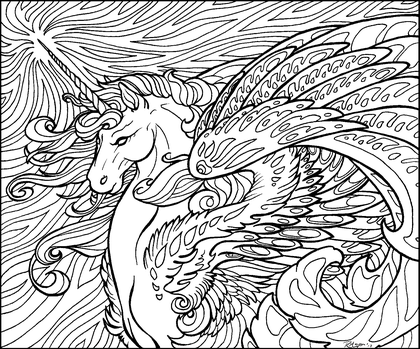
%> input picture images/unicorn.bmp, 420 x 349 px, shrunk from 1589 x 1320 before the run
$ octave main.m   (GNU Octave 9; MATLAB toolbox functions it lacks are replaced by stand-ins)
%> lines starting %> are read from the running program, lines starting %| are printed output that depends on the picture; in (x1, y1, x2, y2) boxes, pixels count from 0 and x2, y2 are one past the last pixel; in counts of white or black regions, pixels touching at a corner belong together; the program's own positions count from 1
### jen/functions/colorImage.m
function [coloredIm] = colorImage(filename,coloringStyle, cmap)
%Binarizes and fills in colors an image paint bucket style.
%By Jen Cardona 2020
%   INPUTS:
%       - filename - filename (including path) as a string
%       - coloringStyle - style to be used for coloring. Choices: 'random'
%       - cmap - string designating colormap (e.g. 'jet' or 'hot'). Only
%       available for random style, for all others, will default to jet
%   OUTPUTS:
%       - coloredIm - m x n x 3 double representing RGB image


%Read and binarize image file
im = imread(filename);
im = im2bw(im);

%Find regions in image and ranomly fill
newIm = findRegions(im);

%Color image with given style
if strcmp(coloringStyle, 'random')
    coloredIm = fillRegions_Random(newIm, cmap);
elseif strcmp(coloringStyle, 'upward')
    coloredIm = fillRegions_Upward(newIm, cmap);
elseif strcmp(coloringStyle, 'size')
    coloredIm = fillRegions_BySize(newIm, cmap);
end

%Show colored image
figure;
imshow(coloredIm)

end

### jen/functions/findRegions.m
function newIm = findRegions(im)
%Finds each enclosed space in a binarized image and fills it with a random
%shade
%   INPUTS:
%       - im - m x n binary image
%   OUTPUTS:
%       - newIm - m x n matrix with reach region filled with a random
%       grayscale value

%Initialize newIm as a black and white duplicate of the original
newIm = double(im);

%Loop through each pixel
for ii = 2:size(im, 1)-1
    for jj = 2:size(im, 2)-1

        %Determine if current pixel is unfilled
        if newIm(ii, jj) == 1

            %Get 3x3 array of pixels with current pixel at center
            subNewIm = newIm(ii-1:ii+1, jj-1:jj+1);

            %If any pixel in the 3x3 array are already colored, use that
            %color. Otherwise, asign a new random value
            r_vals = subNewIm(subNewIm~= 0 & subNewIm ~= 1);
            if ~isempty(r_vals)
                color = r_vals(1);
            else
                color = rand;
            end

            %Handle the case where there was more than one color found in
            %the 3x3 window. In that case, fill all of the extra colors
            %with the chosen value so that the region is all the same color
            r_vals = unique(r_vals(r_vals ~= color));
            if ~isempty(r_vals)
                for cc = 1:length(r_vals)
                    newIm(newIm == r_vals(cc)) = color;
                end
            end

            %Color the appropriate pixels with the new value
            subNewIm(subNewIm ~= 0) = color;
            newIm(ii-1:ii+1, jj-1:jj+1) = subNewIm;
        end
    end
end

end

### jen/functions/fillRegions_Random.m
function coloredIm = fillRegions_Random(newIm, cmap)
%Fills regions with unique grayscale values with random colors
%   INPUTS:
%       - newIm - m x n grayscale image
%       - cmap - colormap (e.g. 'jet' or 'hot'). optional
%   OUTPUTS:
%       - coloredIm - m x n x 3 rgb image

%Initialize RGB chanels to be used for colored image
r= zeros(size(newIm,1), size(newIm, 2));
g = zeros(size(newIm,1), size(newIm, 2));
b = zeros(size(newIm,1), size(newIm, 2));

%Find unique values correesponding to regions
vals = unique(newIm(newIm ~= 0));
numRegions = length(vals);

%Assign random colors to each region index
colors = zeros(numRegions, 3);
if ~isempty(cmap)
    cmap = colormap(cmap);
    n = length(cmap);
    for ii = 1:numRegions
        colors(ii, :) = cmap(randsample(n, 1), :);
    end
else
    colors = rand(numRegions, 3);
end

%For each region, fill rgb channels with assigned random color
for ii = 1:numRegions
    color = colors(ii, :);
    inds = (newIm == vals(ii));
    r(inds) = color(1);
    g(inds) = color(2);
    b(inds) = color(3);
end

%Put channels together to complete image
coloredIm = zeros(size(newIm,1), size(newIm, 2), 3);
coloredIm(:,:,1) = r;
coloredIm(:,:,2) = g;
coloredIm(:,:,3) = b;

end

### jen/functions/fillRegions_Upward.m
function coloredIm = fillRegions_Upward(newIm, cmap)
%Fills regions with unique grayscale values with colors in an upward fashion
%   INPUTS:
%       - newIm - m x n grayscale image
%       - cmap - colormap (e.g. 'jet' or 'hot'). optional
%   OUTPUTS:
%       - coloredIm - m x n x 3 rgb image

%Initialize RGB chanels to be used for colored image
r= zeros(size(newIm,1), size(newIm, 2));
g = zeros(size(newIm,1), size(newIm, 2));
b = zeros(size(newIm,1), size(newIm, 2));

%Find unique values correesponding to regions
vals = unique(newIm(newIm ~= 0));
numRegions = length(vals);

%Get heights of each region
rows = zeros(1, numRegions);
cols = zeros(1, numRegions);
sizeRegion = zeros(1, numRegions);
for ii = 1:numRegions
    [rows_tmp, cols_tmp] = find(newIm == vals(ii));
    cols(ii) = median(cols_tmp);
    rows(ii) = median(rows_tmp);
end

[~, orderInds] = sort(rows);

%Assign random colors to each region index
colors = colormap(jet(numRegions));

%For each region, fill rgb channels with assigned random color
for ii = 1:numRegions
    color = colors(ii, :);
    inds = (newIm == vals(orderInds(ii)));
    r(inds) = color(1);
    g(inds) = color(2);
    b(inds) = color(3);

end

%Put channels together to complete image
coloredIm = zeros(size(newIm,1), size(newIm, 2), 3);
coloredIm(:,:,1) = r;
coloredIm(:,:,2) = g;
coloredIm(:,:,3) = b;

end

### jen/functions/fillRegions_BySize.m
function coloredIm = fillRegions_BySize(newIm, cmap)
%Fills regions with unique grayscale values with colors based on size
%   INPUTS:
%       - newIm - m x n grayscale image
%       - cmap - colormap (e.g. 'jet' or 'hot'). optional
%   OUTPUTS:
%       - coloredIm - m x n x 3 rgb image

%Initialize RGB chanels to be used for colored image
r= zeros(size(newIm,1), size(newIm, 2));
g = zeros(size(newIm,1), size(newIm, 2));
b = zeros(size(newIm,1), size(newIm, 2));

%Find unique values correesponding to regions
vals = unique(newIm(newIm ~= 0));
numRegions = length(vals);

%Get size of each region
sizeRegion = zeros(1, numRegions);
for ii = 1:numRegions
    sizeRegion(ii) = length(newIm(newIm == vals(ii)));
end

[~, orderInds] = sort(sizeRegion, 'descend');

%Assign random colors to each region index
colors = colormap(jet(numRegions));

%For each region, fill rgb channels with assigned random color
for ii = 1:numRegions
    color = colors(ii, :);
    inds = (newIm == vals(orderInds(ii)));
    r(inds) = color(1);
    g(inds) = color(2);
    b(inds) = color(3);

end

%Put channels together to complete image
coloredIm = zeros(size(newIm,1), size(newIm, 2), 3);
coloredIm(:,:,1) = r;
coloredIm(:,:,2) = g;
coloredIm(:,:,3) = b;

end

### jen/main.m
%Script to show examples of coloring!!

close all
clear all

addpath('./functions/');

%Path to original image
filename = './../images/unicorn.bmp';


%% Color image in different styles
im_rand = colorImage(filename, 'random', 'jet');
%> in colorImage, im is the input picture: size 349x420 uint8; min 0, max 255, mean 191.8
%> in colorImage, `im = im2bw(im);`:
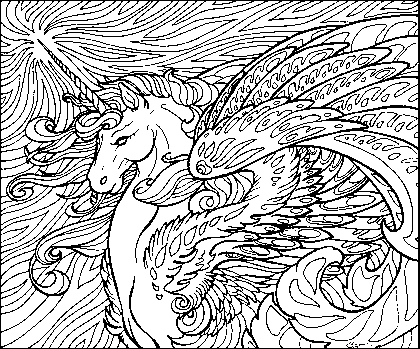
%> im: size 349x420 logical; 74.9% white; black in thin lines or dots
%> in findRegions, `newIm = double(im);`: newIm: size 349x420 double; values 0 (black) and 1 (white), 74.9% white; black in thin lines or dots
%> after the loop in findRegions, `for ii = 2:size(im, 1)-1`:
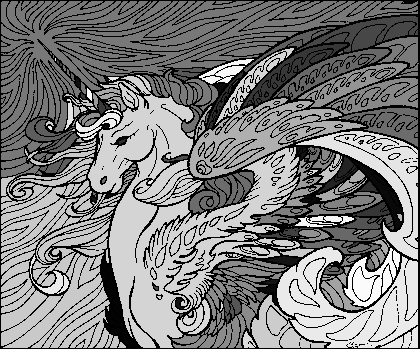
%> newIm: size 349x420 double; min 0, max 0.989, mean 0.495
%> after the loop in findRegions, `for ii = 2:size(im, 1)-1`: color = 0.921; subNewIm = [0.921 0.921 0.921; 0.921 0.921 0.921; 0 0 0]
%> in fillRegions_Random, `vals = unique(newIm(newIm ~= 0));`: vals = 173 values from 0.00114 to 0.989
%> in fillRegions_Random, `numRegions = length(vals);`: numRegions = 173
%> after the loop in fillRegions_Random, `for ii = 1:numRegions`: colors = 173 rows, first 12: [0.984 0 0; 1 1 0; 0.703 0 0; 0.438 1 0.562; 0.938 0 0; 1 0.781 0; 0 0 0.688; 0 0.469 1; 0 0.641 1; 0 0.188 1; 0 0.453 1; 0 0.406 1]
%> the loop in fillRegions_Random, `for ii = 1:numRegions` made 173 passes
%> color on passes 1 to 3: [0.984 0 0], [1 1 0], [0.703 0 0]
im_upward = colorImage(filename, 'upward', []);
%> after the loop in findRegions (call 2), `for ii = 2:size(im, 1)-1`:
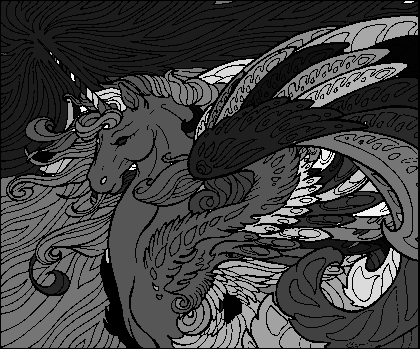
%> newIm: size 349x420 double; min 0, max 0.996, mean 0.256
%> after the loop in findRegions (call 2), `for ii = 2:size(im, 1)-1`: color = 0.258; subNewIm = [0.258 0.258 0.258; 0.258 0.258 0.258; 0 0 0]
%> in fillRegions_Upward, `vals = unique(newIm(newIm ~= 0));`: vals = 173 values from 0.000134 to 0.996
%> the loop in fillRegions_Upward, `for ii = 1:numRegions` made 173 passes
%> (rows_tmp, cols_tmp) on passes 2, 6, 7: ([54; 53; 54; 53; 54; 52; 53; 52; 53], [339; 340; 340; 341; 341; 342; 342; 343; 343]), ([255; 255; 256; 255; 256], [230; 231; 231; 232; 232]), ([53; 52; 53; 52], [279; 280; 280; 281])
%> after the loop in fillRegions_Upward, `for ii = 1:numRegions`: cols = 173 values, max 418 at index 61, min 4.5 at index 50, mean 220; rows = 173 values, max 348 at index 36, min 2 at index 167, mean 172.7
%> in fillRegions_Upward, `[~, orderInds] = sort(rows);`: orderInds = 173 values, max 173 at index 21, min 1 at index 166, mean 87
%> in fillRegions_Upward, `colors = colormap(jet(numRegions));`: colors = 173 rows, first 12: [0 0 0.545; 0 0 0.568; 0 0 0.591; 0 0 0.614; 0 0 0.636; 0 0 0.659; 0 0 0.682; 0 0 0.705; 0 0 0.727; 0 0 0.75; 0 0 0.773; 0 0 0.795]
%> the loop in fillRegions_Upward, `for ii = 1:numRegions` made 173 passes
%> color on passes 1 to 3: [0 0 0.545], [0 0 0.568], [0 0 0.591]
im_size = colorImage(filename, 'size', []);
%> after the loop in findRegions (call 3), `for ii = 2:size(im, 1)-1`:
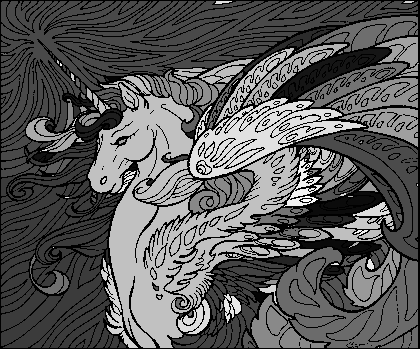
%> newIm: size 349x420 double; min 0, max 0.985, mean 0.357
%> after the loop in findRegions (call 3), `for ii = 2:size(im, 1)-1`: color = 0.423; subNewIm = [0.423 0.423 0.423; 0.423 0.423 0.423; 0 0 0]
%> in fillRegions_BySize, `vals = unique(newIm(newIm ~= 0));`: vals = 173 values from 0.0148 to 0.985
%> after the loop in fillRegions_BySize, `for ii = 1:numRegions`: sizeRegion = 173 values, max 21799 at index 44, min 1 at index 10, mean 634.5
%> in fillRegions_BySize, `[~, orderInds] = sort(sizeRegion, 'descend');`: orderInds = 173 values, max 173 at index 68, min 1 at index 81, mean 87
%> the loop in fillRegions_BySize, `for ii = 1:numRegions` made 173 passes
%> pass 1, in fillRegions_BySize, `inds = (newIm == vals(orderInds(ii)));`:
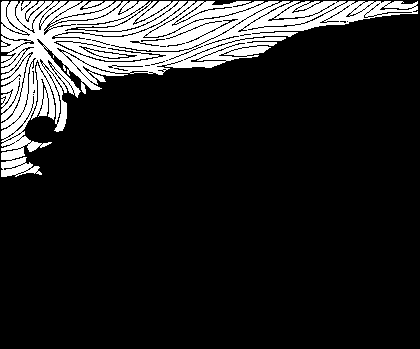
%> inds: size 349x420 logical; 14.9% white; 1 white region, box (x1, y1, x2, y2) and area: (1, 1, 418, 177) 21799
%> after the loop in fillRegions_BySize, `for ii = 1:numRegions`:
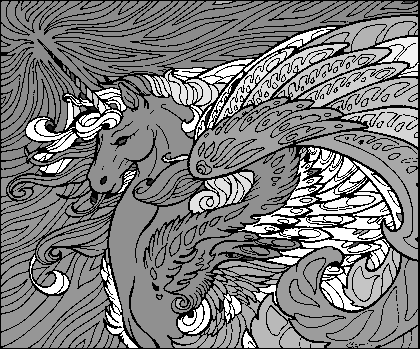
%> b: size 349x420 double; min 0, max 1, mean 0.501
%> in fillRegions_BySize, `coloredIm(:,:,2) = g;`: coloredIm: size 349x420x3 double; mean R, G, B 0.00452, 0.0375, 0
%> in fillRegions_BySize, `coloredIm(:,:,3) = b;`:
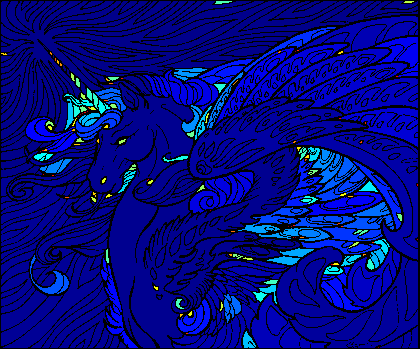
%> coloredIm: size 349x420x3 double; mean R, G, B 0.00452, 0.0375, 0.501

%% Plot Colored Images
figure;
subplot(1, 3, 1)
imshow(im_rand)
title('Random')
subplot(1, 3, 2)
imshow(im_upward)
title('Upward')
subplot(1, 3, 3)
imshow(im_size)
title('By Size')
